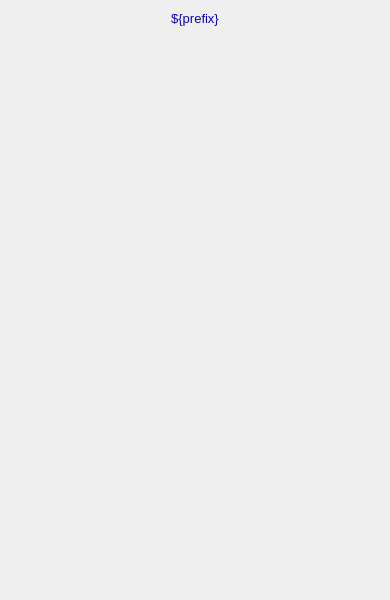
<?xml version="1.0" ?>
<ui version="4.0">
  <class>Dialog</class>
  <widget class="QWidget" name="screen">
    <property name="geometry">
      <rect>
        <x>470</x>
        <y>197</y>
        <width>390</width>
        <height>600</height>
      </rect>
    </property>
    <property name="styleSheet">
      <string notr="true">QWidget#screen {
  color: rgb(0, 0, 0);
  background-color: rgb(187, 187, 187);
  }</string>
    </property>
    <property name="windowTitle">
      <string>NDStdArrays</string>
    </property>
    <widget class="PyDMDrawingRectangle" name="rectangle">
      <property name="geometry">
        <rect>
          <x>0</x>
          <y>5</y>
          <width>390</width>
          <height>25</height>
        </rect>
      </property>
      <property name="brush" stdset="0">
        <brush brushstyle="SolidPattern">
          <color alpha="255">
            <red>218</red>
            <green>218</green>
            <blue>218</blue>
          </color>
        </brush>
      </property>
      <property name="penStyle" stdset="0">
        <enum>Qt::SolidLine</enum>
      </property>
      <property name="penColor" stdset="0">
        <color>
          <red>218</red>
          <green>218</green>
          <blue>218</blue>
        </color>
      </property>
      <property name="penWidth" stdset="0">
        <double>0</double>
      </property>
      <property name="penCapStyle" stdset="0">
        <enum>Qt::FlatCap</enum>
      </property>
      <property name="toolTip">
        <string>rectangle</string>
      </property>
    </widget>
    <widget class="QLabel" name="text">
      <property name="geometry">
        <rect>
          <x>0</x>
          <y>6</y>
          <width>390</width>
          <height>25</height>
        </rect>
      </property>
      <property name="text">
        <string>${prefix}</string>
      </property>
      <property name="font" stdset="0">
        <font>
          <pointsize>10</pointsize>
        </font>
      </property>
      <property name="brush" stdset="0">
        <brush brushstyle="SolidPattern">
          <color alpha="255">
            <red>10</red>
            <green>0</green>
            <blue>184</blue>
          </color>
        </brush>
      </property>
      <property name="toolTip">
        <string>text</string>
      </property>
      <property name="alignment">
        <set>Qt::AlignCenter</set>
      </property>
      <property name="styleSheet">
        <string notr="true">QLabel#text {
  color: rgb(10, 0, 184);
  }</string>
      </property>
    </widget>
    <widget class="PyDMEmbeddedDisplay" name="composite">
      <property name="geometry">
        <rect>
          <x>5</x>
          <y>40</y>
          <width>380</width>
          <height>555</height>
        </rect>
      </property>
      <property name="toolTip">
        <string>composite</string>
      </property>
      <property name="filename" stdset="0">
        <string>PluginBase_V331.ui</string>
      </property>
    </widget>
  </widget>
  <customwidgets>
    <customwidget>
      <class>PyDMDrawingRectangle</class>
      <extends>QWidget</extends>
      <header>pydm.widgets.drawing</header>
    </customwidget>
    <customwidget>
      <class>PyDMLabel</class>
      <extends>QLabel</extends>
      <header>pydm.widgets.label</header>
    </customwidget>
    <customwidget>
      <class>PyDMEmbeddedDisplay</class>
      <extends>QFrame</extends>
      <header>pydm.widgets.embedded_display</header>
    </customwidget>
  </customwidgets>
</ui>
